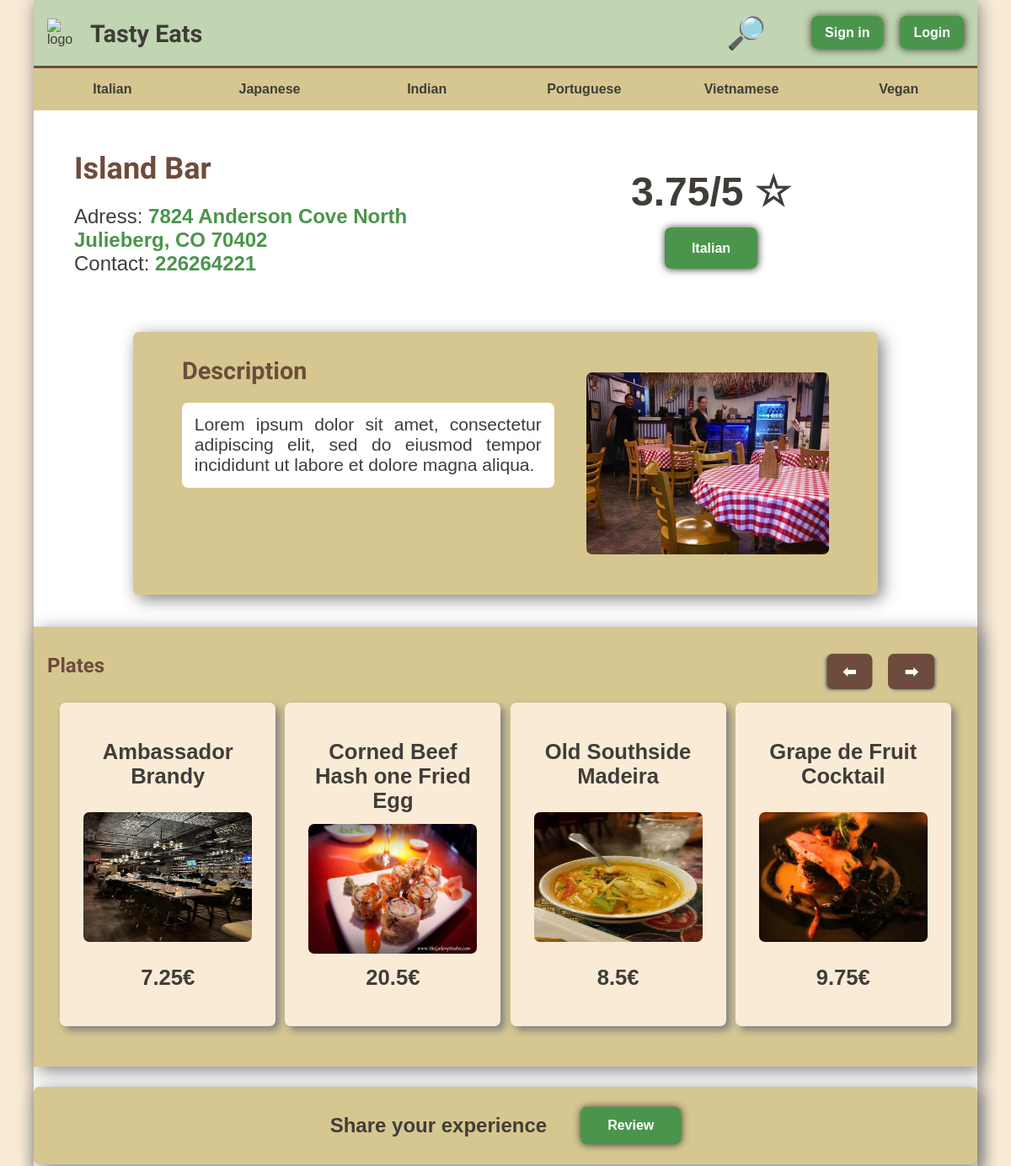
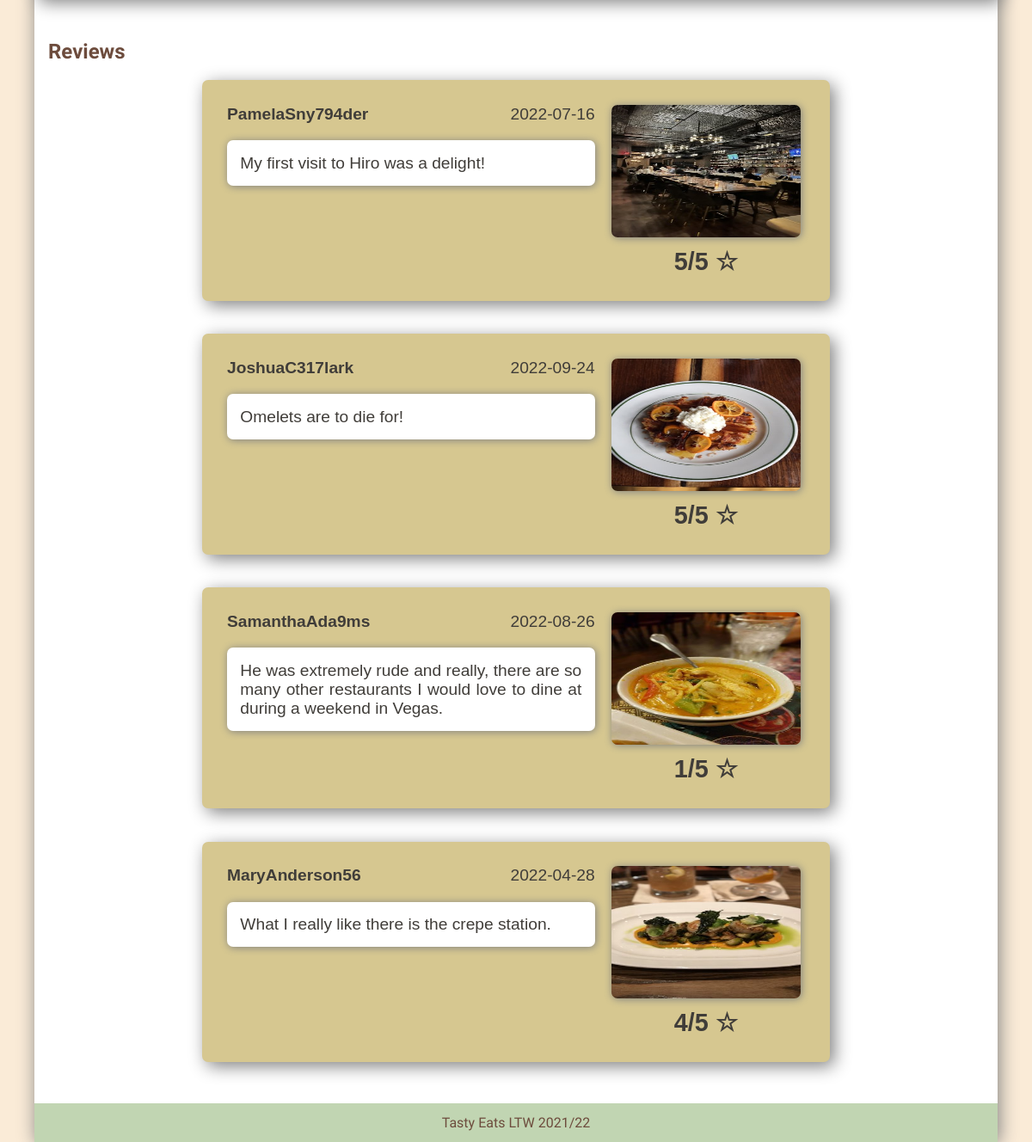
/pages/restaurant.php?id=39, run on the app's committed database (2 pictures, top to bottom).
### tables this page shows
CREATE TABLE Restaurant (
	RestaurantID INTEGER PRIMARY KEY,
	Name VARCHAR NOT NULL,
	phone VARCHAR NOT NULL,
	Address VARCHAR NOT NULL,
	Category VARCHAR NOT NULL,
	Description VARCHAR NOT NULL
);

CREATE TABLE Menu ( 
	RestaurantID INTEGER,
	DishID INTEGER,
	FOREIGN KEY (RestaurantID) REFERENCES Restaurant(RestaurantID),
 	FOREIGN KEY (DishID) REFERENCES Dish(DishID),
	PRIMARY KEY (RestaurantID, DishID)
);

CREATE TABLE Dish (
	DishID INTEGER PRIMARY KEY,
	Name VARCHAR NOT NULL,
	Price VARCHAR NOT NULL,
	Category VARCHAR,
	Description VARCHAR DEFAULT 'Sunt cumque exercitationem incidunt dolores vitae. Voluptatem voluptatum fugiat accusamus incidunt voluptas. Perferendis aperiam asperiores voluptas in error. Neque excepturi tempore non veritatis.'
);

CREATE TABLE Ingredient(
	IngredientID INTEGER PRIMARY KEY,
	IngredientName VARCHAR NOT NULL
);

CREATE TABLE Review (
	ReviewID INTEGER PRIMARY KEY,
	Score INTEGER,
	ReviewComment VARCHAR NOT NULL,
	DateOfReview INTEGER NOT NULL,
	RestaurantID INTEGER NOT NULL,
	CustomerID INTEGER NOT NULL,
	FOREIGN KEY (CustomerID) REFERENCES Customer(CustomerID),
	FOREIGN KEY (RestaurantID) REFERENCES Restaurant(RestaurantID)
);

CREATE TABLE User (
	UserId INTEGER PRIMARY KEY,
	email VARCHAR UNIQUE,
	username VARCHAR,
	password VARCHAR,
	Address VARCHAR,
	phoneNumber VARCHAR,
	PhotoID INTEGER,
	FOREIGN KEY (PhotoID) REFERENCES Photo(PhotoID)
);

### database/restaurant.class.php (called while the page is built, shortened)
<?php
require_once("review.class.php");
class Dish
{
    public int $id;
    public function __construct(int $id, string $name, string $price, string $category, string $description)
    {
        $this->id = $id;
        $this->name = $name;
        $this->price = $price;
    }
    public function getIngredients(PDO $db): array
    {
        $stmt = $db->prepare('select IngredientName
         from Ingredient natural join DishIngredients
         where DishID = ?');
        $stmt->execute(array($this->id));
        $ings = $stmt->fetchAll();
        return $ings;
    }
    public static function getDishesBySearch(PDO $db, string $query, int $offset = null, ?string $cat = null, $rid = null): array
    {
        $dishes = [];
        $stmt = null;
        if ($rid !== null) {
            if ($cat === null) {
                $stmt = $db->prepare('
            SELECT *
            FROM Menu JOIN Dish ON (Menu.DishID = Dish.DishID)
            WHERE Name LIKE "%" || ? || "%"
            AND Menu.RestaurantID = ?
            LIMIT ?, 4
        ');
                $stmt->execute(array($query, $rid, $offset * 4));
            }
        }
        $arr = $stmt->fetchAll();
        foreach ($arr as $dish) {
            array_push($dishes, new Dish(
                (int)$dish['DishID'],
                $dish['Name'],
                $dish['Price'],
                $dish['Category'],
                $dish['Description']
            ));
        }
        return $dishes;
    }
}
class Restaurant
{
    public int $id;
    public function __construct(int $id, string $name, string $address, string $phone, string $category, string $description)
    {
        $this->id = $id;
        $this->name = $name;
        $this->address = $address;
        $this->phone = $phone;
        $this->category = $category;
        $this->description = $description;
    }
    public static function getRestaurant(PDO $db, int $id): ?Restaurant
    {
        $stmt = $db->prepare('
            SELECT *
            FROM Restaurant
            WHERE RestaurantID = ?
        ');
        $stmt->execute(array($id));
        if ($restaurant = $stmt->fetch()) {
            return new Restaurant(
                (int)$restaurant['RestaurantID'],
                $restaurant['Name'],
                $restaurant['Address'],
                $restaurant['phone'],
                $restaurant['Category'],
                $restaurant['Description']
            );
        } else return null;
    }
    public function getRestaurantReviews(PDO $db): ?array
    {
        $stmt = $db->prepare('
            SELECT *
            FROM Review
            WHERE RestaurantID = ?
        ');
        $stmt->execute(array($this->id));
        $reviews = $stmt->fetchAll();
        $array = [];
        foreach ($reviews as $review) {
            array_push($array, new Review(
                (int)$review['ReviewID'],
                (int)$review['Score'],
                $review['ReviewComment'],
                $review['DateOfReview'],
                $review['CustomerID']
            ));
        }
        return $array;
    }
    public function getMediumScore(PDO $db): float
    {
        $medium = 0;
        $count = 0;
        $stmt = $db->prepare('
            SELECT Score
            FROM Restaurant LEFT JOIN Review on (Restaurant.RestaurantID = Review.RestaurantID)
            WHERE Restaurant.RestaurantID = ?
        ');
        $stmt->execute(array($this->id));
        $arr = $stmt->fetchAll();
        foreach ($arr as $score) {
            $medium += $score['Score'];
            $count++;
        }
        return (float)number_format((float)$medium / (float)$count, 2, '.', '');
    }
}

### database/review.class.php (called while the page is built, shortened)
<?php
class Review
{
    public string $reviewer;
    public function __construct(int $id, int $score, string $text, string $date, string $reviewer)
    {
        $this->id = $id;
        $this->score = $score;
        $this->text = $text;
        $this->date = new DateTime($date);
        $this->reviewer = $reviewer;
    }
    public function getReviewerName(PDO $db): string
    {
        $stmt = $db->prepare('
            SELECT DISTINCT username
            FROM User
            WHERE UserId = ?
        ');
        $stmt->execute(array($this->reviewer));
        return $stmt->fetch()['username'];
    }
}

### templates/plates_carrossel.tpt.php (the view, shortened to what this page needs)
<?php
function drawPlatesCarrossel(array $plates, bool $showNav = true)
{
?>
    <article class="carrosel container plates">
        <h2>Plates</h2>
        <?php if ($showNav) { ?>
            <div class="carrosel_nav">
                <button style="  transform: scale(-1, 1);">&#10145;</button>
                <button>&#10145;</button>
            </div>
        <?php } ?>
        <div class="img_carrosel">
            <?php foreach ($plates as $dish) { ?>
                <a href=<?= "plate.php?id=" . urlencode("$dish->id") ?>>
                    <div class="card_item">
                        <div class="card_face_front">
                            <p><?= htmlentities("$dish->name") ?></p>
                            <img src="../docs/food/<?= htmlentities("$dish->id") ?>.jpg" width="200" height="154" alt="pizza">
                            <p><?= htmlentities("$dish->price") . "€" ?></p>
                        </div>
                        <div class="card_face_back">
                            <?php
                            $db = getDatabaseConnection();
                            $ingredients = $dish->getIngredients($db);
                            foreach ($ingredients as $ing) {  ?>
                                <p>- <?= htmlentities($ing['IngredientName']) ?></p>
                            <?php } ?>
                        </div>
                    </div>
                </a>
            <?php } ?>
        </div>
    </article>
<?php } ?>

### templates/restaurant.tpt.php (shortened to what this page needs)
<?php
require_once(__DIR__ . '/../database/restaurant.class.php');
?>
<?php function drawRestaurantDescriptionName(PDO $db, Restaurant $restaurant)
{ ?>
    <section id="presentation">
        <div>
            <h1><?= htmlentities("$restaurant->name") ?></h1>
            <p>Adress:
                <a href=<?= "https://www.google.com/maps?daddr=" . urlencode($restaurant->address) ?> target="#">
                    <?= htmlentities("$restaurant->address") ?>
                </a>
            </p>
            <p>Contact: <a href=<?= "tel:" . urlencode("$restaurant->phone") ?>><?= htmlentities("$restaurant->phone") ?></a></p>
        </div>
        <div>
            <p><?= htmlentities($restaurant->getMediumScore($db)) ?>/5 &star;</p>
            <a class="link_button" href="#"><?= htmlentities($restaurant->category) ?></a>
        </div>
    </section>
<?php } ?>
<?php function drawRestaurantDescription(Restaurant $restaurant, bool $isOwner, $customer)
{
    $db = getDatabaseConnection(); ?>
    <section id="description" class="container">
        <div>
            <h2>Description</h2>
            <p>
                <?= htmlentities("$restaurant->description") ?>
            </p>
        </div>
        <img src="../docs/restaurant/<?= urlencode($restaurant->id) ?>.jpg" alt="">
    </section>
<?php } ?>
<?php function drawRestaurantAskReview(Restaurant $restaurant)
{ ?>
    <section id="share_exp" class="container">
        <p>Share your experience</p>
        <a class="link_button" href=<?= "review.php?id=" . urlencode($restaurant->id) ?>>Review</a>
    </section>
<?php } ?>
<?php function drawRestaurantReviews(PDO $db, array $reviews, bool $isOwner)
{ ?>
    <article id="reviews">
        <h2>Reviews</h2>
        <?php foreach ($reviews as $review) {
            $reviewer = $review->getReviewerName($db);
            drawRestaurantReview($review, $reviewer, $isOwner);
        } ?>
    </article>
<?php } ?>
<?php function drawRestaurantReview(Review $review, string $reviewer, bool $isOwner)
{
    $db = getDatabaseConnection(); ?>
    <article class="rest_review container">
        <div>
            <div class="review_header">
                <p class="review_name"><?= htmlentities("$reviewer") ?></p>
                <p class="review_date"><?= htmlentities($review->date->format('Y-m-d')) ?></p>
            </div>
            <p class="review_text">
                <?= htmlentities($review->text) ?>
            </p>
        </div>
        <div>
            <img src="../docs/reviews/<?= urlencode($review->id) ?>.jpg" alt="">
            <p class="review_score"><?= htmlentities("$review->score") ?>/5 &star;</p>
        </div>
    </article>
<?php } ?>

### data on the page
restaurant: Name "Island Bar", Address "7824 Anderson Cove North Julieberg, CO 70402", phone "226264221", Category "Italian", Description "Lorem ipsum dolor sit amet, consectetur adipiscing elit, sed do eiusmod tempor incididunt ut labore et dolore magna aliqua."
menu: DishID.Name "Ambassador Brandy", shows a picture, DishID.Price "7.25"
ingredient: IngredientName "Chives"
ingredient: IngredientName "Abalone"
ingredient: IngredientName "Mallard duck"
menu: DishID.Name "Corned Beef Hash one Fried Egg", shows a picture, DishID.Price "20.5"
ingredient: IngredientName "Loganberry"
ingredient: IngredientName "Emu"
ingredient: IngredientName "Lentils"
ingredient: IngredientName "Fireweed"
menu: DishID.Name "Old Southside Madeira", shows a picture, DishID.Price "8.5"
ingredient: IngredientName "Sherry"
ingredient: IngredientName "Safflower"
ingredient: IngredientName "Kumquat"
menu: DishID.Name "Grape de Fruit Cocktail", shows a picture, DishID.Price "9.75"
ingredient: IngredientName "Borage"
ingredient: IngredientName "Soy yogurt"
ingredient: IngredientName "mackerel"
review: user.username "PamelaSny794der", DateOfReview "2022-07-16", ReviewComment "My first visit to Hiro was a delight!", shows a picture, Score "5"
review: user.username "JoshuaC317lark", DateOfReview "2022-09-24", ReviewComment "Omelets are to die for!", shows a picture, Score "5"
review: user.username "SamanthaAda9ms", DateOfReview "2022-08-26", ReviewComment "He was extremely rude and really, there are so many other restaurants I would love to dine at during a weekend in Vegas.", shows a picture, Score "1"
review: user.username "MaryAnderson56", DateOfReview "2022-04-28", ReviewComment "What I really like there is the crepe station.", shows a picture, Score "4"

### other printed values
$restaurant->getMediumScore($db) "3.75"
